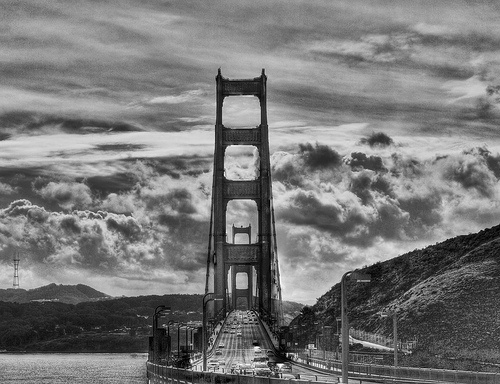
%> input picture Session1/lab1.jpg, 500 x 384 px
$ octave matlab_1.m   (GNU Octave 9; MATLAB toolbox functions it lacks are replaced by stand-ins)
%> lines starting %> are read from the running program, lines starting %| are printed output that depends on the picture
%{
    Welcome to ECE210 Honors Section. There will be 7 short tutorials in
    total: 4 for MATLAB and 3 for Python. You will have to complete all 8
    tutorials in order to gain Honors credit for this section.

    Before we begin, most of us are more familiar with the Windows set of
    keyboard shortcuts rather than the emacs set of keyboard shortcuts. So,
    let us change our shortcut preferences. Under the toolstrip, located at
    the top of the MATLAB window, search for "Environment" and click
    "Preferences". In the new "Preferences" window, select "Keyboard".
    Under "Keyboard", click on the option called "Shortcuts". On the right,
    under "Active Settings", please select "Windows Default Set". Finally,
    click "Apply" and "Ok".
%}

%%

%{
    Help and Basics

    The symbol "%" is used in front of a comment. Comments are usually
    color-coded green. Use "%%" to separate your code, typically written in
    a script (.m file) into individually executable sections. You may have
    to save your error-free script as a .m file in order for the
    color-coding and section separation to activate.

    To get a list of help topics, type "help" and hit enter/return. To get
    specific help for a function eg. sin, type "help sin" and hit
    enter/return. Since it is tedious to keep typing "and hit
    enter/return", we shall omit it from future instructions.

    If you don't know the exact name of the topic or command you are
    looking for, type "lookfor keyword" (e.g., "lookfor regression")

    When writing a long matlab statement that exceeds a single row use
    "..." to continue statement to next row.

    When using the command line, a ";" at the end means matlab will not
    display the result. If ";" is omitted then matlab will display result.
    It is a good practice to use ";" to suppress most results.

    Use the up-arrow to recall commands without retyping them (and down
    arrow to go forward in commands). Tab-completion is also available.

    Some useful commands for clearing variables and windows
    clear all;	% clear all variables
    close all;	% close all additional windows
    clc;        % clears command window
    disp('<insert message here>'); % same as print statements

    Get Ready and Have Fun!

%}

%%

%{
    Schedule:

    09/17/2018: Matlab: Mathematical functions, Graphing tools, Vector and Matrix arithmetic

%}


%% 09/17/2018: Matlab: Mathematical functions, Graphing tools, Vector and Matrix arithmetic

%% Declaring Vectors and Matrices

% Declaring a row vector rv with elements [1 2 3 4 6 4 3 4 5], look at the
% form of rv being displayed in the Command Window. rv is also displayed in
% the Workspace, double-click on rv in the workspace and you will be able
% to view the entries of rv in a spreadsheet.
rv = [1 2 3 4 6 4 3 4 5]

% Declare a column vector cv with the same elements as rv. Observe the form
% of cv in the Command Window. In addition, the "'" operator gives
% you the transpose of a matrix/ vector.
cv = [1;2;3;4;6;4;3;4;5]
new_rv = cv'
new_cv = rv'

% Declare a vector of time t1 from 0s to 100s with 0.1s increments.
% Declare another vector of time t2 from 0 to 100 with exactly 574
% intervals.
t1 = 0:0.1:100
t2 = linspace(0, 100, 574)

% Declaring a matrix A with elements [1 2 3] in row 1, [4 5 6] in row 2.
A = [1 2 3; 4 5 6]

% Declaring a matrix Z of size 4x20 with entries 0, declare another matrix
% O of size 5x3 with entries 4.
Z = zeros(4,20)
O = ones(5,3)*4

% Practice declaring a few vectors/ matrices until you get the feel of it.

%% Interesting numbers

% Do explore and take note of the following results
% NaN represents "Not a Number"
a0 = 1/inf
a1 = 1/0
a2 = inf/0      % do take note
a3 = 0/0        % do take note
a4 = inf^inf
a5 = inf - inf  % do take note
b1 = i
b2 = j
b3 = sqrt(-1)
b4 = b1*b2
b5 = NaN

%% Mathematical functions and Graphing tools

%{
    In this example, we define, plot and play out a sine wave of
    400Hz sampled at 8192Hz. We do recommend that you go through this
    example in detail and it would be a good idea to put on your earphones
    at this point. After analyzing this example, write a 1.5 seconds sine
    sweep from 400Hz to 800Hz.
%}

% Declaring time t starting from 0, ending at 1s, with sampling frequency
% of 8192 Hz, hence period of 1/8192s. This is the default sampling
% frequency for the command soundsc.
t = 0:1/8192:1;

% Declaring the sine wave with frequency 400Hz, hence angular frequency of
% 2*pi*400 rad. Knowing how to write sine waves is actually quite important
% in ECE210 as we tend to do frequency analysis with sinusoidal inputs sin(wt)
sinewave = sin(2*pi*400*t);

% This is the typical way of plotting a graph and we would be expecting this of you.
% Firstly, create a new "figure" and label it with a positive integer.
% Then, use "plot" which is the command to graph the sinewave in 2D.
% Please label your axis with "xlabel", "ylabel" and give your figure an appropriate "title".
% Adjust your "axis" so that the graph makes sense.
% If you need help with any of the commands at any point, highlight the command,
% right click and select "Help on Selection"
figure(1);
plot(t,sinewave);
xlabel('Time (s)')
ylabel('Amplitude')
title('Plot of sine wave from t = 0 to 10ms')
axis([0 10/1000 -1 1])
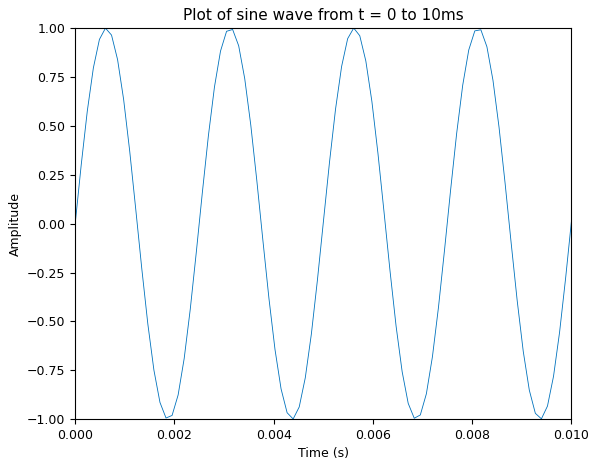
%> figure redrawn from the program's plot data; curve peaks at x = 0.0156, y = 1

% Finally, play the sinewave you generated and verify.
soundsc(sinewave);

%% Exercise 1: Write a 1.5 seconds sine sweep from 400Hz to 800Hz.

% What is a sine sweep?
% A sine sweep is the evaluation of the sine function not only across time
% but also across a linear range of frequencies.
% Thus, if y is the sinesweep y = sin(2*pi*f(t)*t), where f(t) is the
% linear range of frequencies. For example, to cover the range of
% frequencies from 100 to 200 Hz, from 0 to 1 second,
% f(t) = 100 + t(200 - 100).

% First plot the first 1.5s.
% Then plot the first 20ms

% some variables that you must have:
% t : vector of time
% freq : vector of frequency, same length as t
% sinesweep : output vector

% <----- Here is space for you to complete this section ----->
t = 0:1.5/188192:1;
freq=400 + t*400;
sinesweep=sin(2*pi*freq.*t);
figure(1);
plot(t,sinesweep);
xlabel('Time (s)');
ylabel('Amplitude');
title('Plot of sine wave from t = 0 to 1.5s');
axis([0 1.5 -1 1])
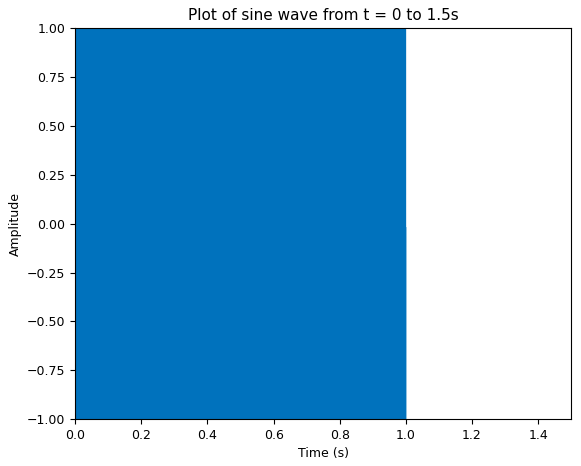
%> figure redrawn from the program's plot data; curve peaks at x = 0.375, y = 1

figure(2);
plot(t,sinesweep);
xlabel('Time (s)');
ylabel('Amplitude');
title('Plot of sine wave from t = 0 to 20ms');
axis([0 .02 -1 1])
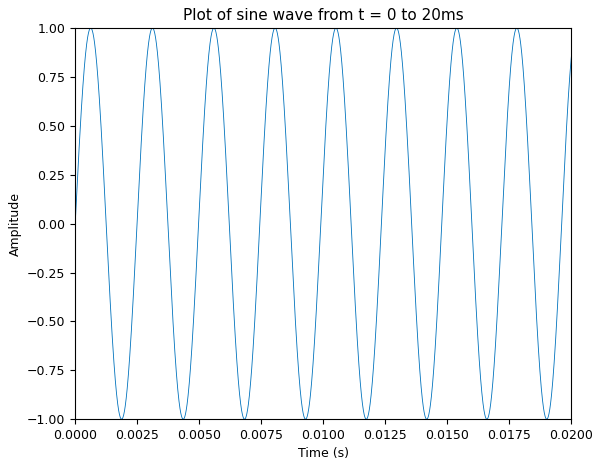
%> figure redrawn from the program's plot data; curve peaks at x = 0.375, y = 1


%% More mathematical functions and Graphing tools

% The following are some 2D graphing tools that you may try:
% plot, bar, stairs, errorbar, polar, stem, scatter

% The following are some 3D graphing tools that you may try:
% plot3, mesh, surf, surfl, contour, (quiver, slice)

%% Matrix and Vector Arithmetic Practice

% Compute the value of A dot B and store in the variable C
A = [1 0];
B = [2, 3];	% commas are ok
C = dot(A,B)   % correct ans: 2.

% Compute the value of A cross C and store in the variable C
% Show that this makes sense in a 3D plot (hint: plot3)
A = [1 0 0];
B = [2 3 0];
C = cross(A,B);
figure(2);
plot3(A,B,C)
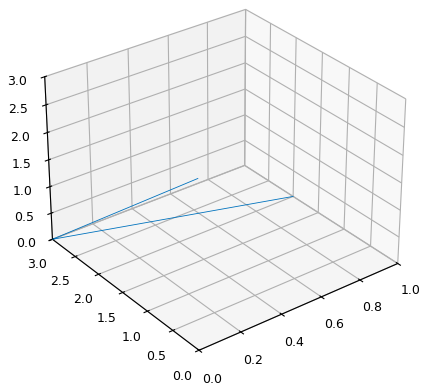
%> figure redrawn from the program's plot data


%% Exercise 2: Matrix and Vector Operations
% Part A:
% Find the product of the matrices A = [1,2,3,4,5] and B = [1;1;1;1]
% and call it C, C = BA

% <----- Here is space for you to complete this section ----->

A = [1,2,3,4,5];
B = [1;1;1;1];
C = B*A

% Now, given the matrix A, produce the matrix C, using the repmat function.
% Use the help function and MATLAB documentation if you do not know how
% to use this function

% <----- Here is space for you to complete this section ----->

D = repmat(A,4,1);
% Part B:

% Cell wise multiplcation/division on vectors/matrices can be done using
% .* and ./. Similarly elements wise power to the k can be done using .^.

% Example:

F = [1 2 3; 4 5 6; 7 8 9];
G =F.^2; % Squares each element
H = F.*eye(3); %Cell wise multiplication with identity matrix

% Starting with the matrix E = [1 1 1; 2 2 2; 3 3 3], form the matrix
% X = [1 2 3; 2 4 6; 3 6 9]

% <----- Here is space for you to complete this section ----->
E = [1 1 1; 2 2 2; 3 3 3];
X = E;
X(:,2)=E(:,2)+E(:,1);
X(:,3)=X(:,2)+E(:,1);
X;
E=E*(E.*eye(3));

%% Exercise 3: What is a matrix in the real world?

% The following function, reads an image from the path provided to it.
% Provide the path to the picture 'lab1.jpg'

x = imread('/home/akamboj2/ECE 210 Honors Lab/Session1/lab1.jpg');
%> x is the input picture: size 384x500 uint8; min 0, max 255, mean 119.3

% Notice that your picture is a matrix of pixel values ranging from 0 to
% 255.

% Using ONE matrix operation and the flipud() functionrotate your picture
% 90 degrees to the left.You can view your rotated picture using the
% function imshow().

% <----- Here is space for you to complete this section ----->
x=flipud(x');
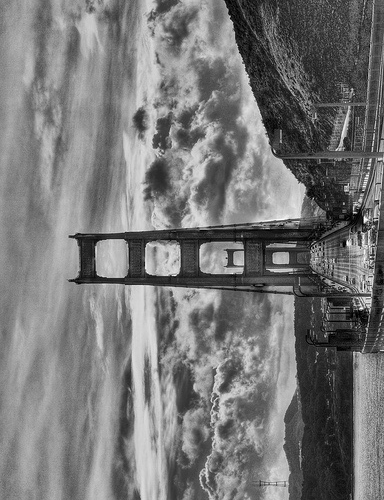
%> x: size 500x384 uint8; min 0, max 255, mean 119.3; mean of the top-left, top-right, bottom-left and bottom-right quarters 138.7, 95.5, 139.4, 103.5
imshow(x)
%% Exercise 4: Using Matrices to Solve a System of Equations

% Consider the following system of equations:
% x1 + 4x2 + 7x3 = 90
% x1 + 3x2 + x3 = 78
% x1 + x2 + x3 = 24

% This can be represented in matrix form as Ax = b
% A is the matrix of coefficients, b is the vector of numbers on the right
% hand side of the equation and x is the vector [x1; x2; x3].

% <----- Here is space for you to complete this section ----->

A = [1 4 7;1 3 1; 1 1 1];% fill in A
b = [90;78;24];% fill in b

% If Ax = b  =>  x = (A-1)b, where A-1 is the inverse of the matrix.
% Now solve for x, by finding out how to find the inverse of a matrix
% in MATLAB.

% <----- Here is space for you to complete this section ----->
x=inv(A)*b

%% Exercise 5: Final example of the day

clear all; close all; clc;

% Most analog and digital filters (eg. audio filters, image filters) can be
% represented by a transfer function known as H(w). This will be covered in
% ECE210. H(w) is a complex-valued function with magnitude and phase. It is
% critical for most applications to determine the 3dB bandwidth. In the
% case of low pass filters, it is the angular frequency w_3dB where H(w) is
% half its peak value.

% In this exercise, modify the following code such that the magnitude is
% displayed in logarithmic power scale = 20*log_base10(|H(w)|).

% Make a copy of the code before modification and be able to show us where
% you made the modification


w = 0:0.01:10;
H = 1./(1+1j*w);

subplot(2,1,1);
plot(w,abs(H));
title('Magnitude of H vs w');
xlabel('w');
ylabel('Magnitude');
grid on;

subplot(2,1,2);
plot(w,angle(H)); title('Phase of H vs w');
xlabel('w');
ylabel('Phase');
grid on;
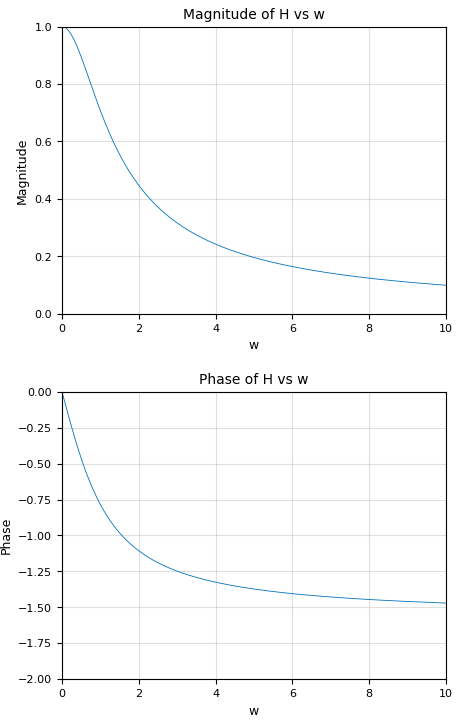
%> figure redrawn from the program's plot data, 2 panels; panel 1: curve peaks at x = 0, y = 1; panel 2: curve peaks at x = 0, y = 0
% Try to find the value of the 3dB frequency from your plot.

%DO WE SCALE DOWN FOR ANGLE AS WELL??
%COPY OF CODE
w = 0:0.01:10;
H = 1./(1+1j*w);
scale = 20*log10(abs(H));
subplot(2,1,1);
plot(w,scale);
title('Magnitude of H vs w');
xlabel('w');
ylabel('Magnitude');
grid on;
%> figure, not shown here; panel 1: curve peaks at x = 0, y = 0

subplot(2,1,2);
plot(w,angle(scale)); title('Phase of H vs w');
xlabel('w');
ylabel('Phase');
grid on;
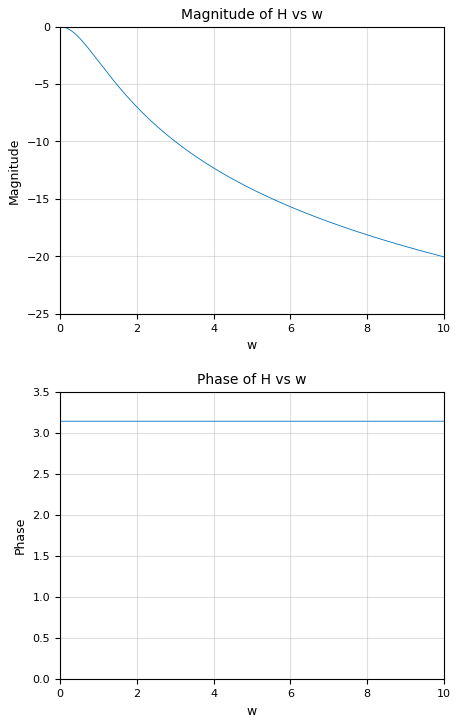
%> figure redrawn from the program's plot data, 2 panels; panel 1: curve peaks at x = 0, y = 0; panel 2: curve peaks at x = 0.01, y = 3.14
